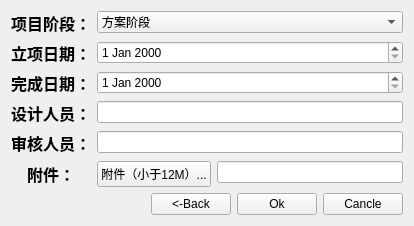
<?xml version="1.0" encoding="UTF-8"?>
<ui version="4.0">
 <class>Form</class>
 <widget class="QWidget" name="Form">
  <property name="geometry">
   <rect>
    <x>0</x>
    <y>0</y>
    <width>414</width>
    <height>214</height>
   </rect>
  </property>
  <property name="windowTitle">
   <string>立项阶段</string>
  </property>
  <layout class="QVBoxLayout" name="verticalLayout">
   <item>
    <layout class="QFormLayout" name="formLayout">
     <property name="labelAlignment">
      <set>Qt::AlignCenter</set>
     </property>
     <property name="formAlignment">
      <set>Qt::AlignCenter</set>
     </property>
     <item row="0" column="0">
      <widget class="QLabel" name="label">
       <property name="sizePolicy">
        <sizepolicy hsizetype="Preferred" vsizetype="Preferred">
         <horstretch>0</horstretch>
         <verstretch>0</verstretch>
        </sizepolicy>
       </property>
       <property name="sizeIncrement">
        <size>
         <width>0</width>
         <height>0</height>
        </size>
       </property>
       <property name="baseSize">
        <size>
         <width>0</width>
         <height>0</height>
        </size>
       </property>
       <property name="font">
        <font>
         <family>Agency FB</family>
         <pointsize>12</pointsize>
         <weight>75</weight>
         <bold>true</bold>
        </font>
       </property>
       <property name="autoFillBackground">
        <bool>false</bool>
       </property>
       <property name="lineWidth">
        <number>1</number>
       </property>
       <property name="text">
        <string>项目阶段：</string>
       </property>
       <property name="alignment">
        <set>Qt::AlignCenter</set>
       </property>
       <property name="buddy">
        <cstring>comboBox</cstring>
       </property>
      </widget>
     </item>
     <item row="0" column="1">
      <widget class="QComboBox" name="comboBox">
       <item>
        <property name="text">
         <string>方案阶段</string>
        </property>
       </item>
       <item>
        <property name="text">
         <string>可研设计阶段</string>
        </property>
       </item>
       <item>
        <property name="text">
         <string>初步设计阶段</string>
        </property>
       </item>
       <item>
        <property name="text">
         <string>施工图阶段</string>
        </property>
       </item>
       <item>
        <property name="text">
         <string>施工阶段</string>
        </property>
       </item>
      </widget>
     </item>
     <item row="1" column="0">
      <widget class="QLabel" name="label_2">
       <property name="sizePolicy">
        <sizepolicy hsizetype="Preferred" vsizetype="Preferred">
         <horstretch>0</horstretch>
         <verstretch>0</verstretch>
        </sizepolicy>
       </property>
       <property name="font">
        <font>
         <family>Agency FB</family>
         <pointsize>12</pointsize>
         <weight>75</weight>
         <bold>true</bold>
        </font>
       </property>
       <property name="autoFillBackground">
        <bool>false</bool>
       </property>
       <property name="text">
        <string>立项日期：</string>
       </property>
       <property name="alignment">
        <set>Qt::AlignCenter</set>
       </property>
       <property name="buddy">
        <cstring>dateEdit</cstring>
       </property>
      </widget>
     </item>
     <item row="1" column="1">
      <widget class="QDateEdit" name="dateEdit"/>
     </item>
     <item row="2" column="0">
      <widget class="QLabel" name="label_3">
       <property name="sizePolicy">
        <sizepolicy hsizetype="Preferred" vsizetype="Preferred">
         <horstretch>0</horstretch>
         <verstretch>0</verstretch>
        </sizepolicy>
       </property>
       <property name="font">
        <font>
         <family>Agency FB</family>
         <pointsize>12</pointsize>
         <weight>75</weight>
         <bold>true</bold>
        </font>
       </property>
       <property name="autoFillBackground">
        <bool>false</bool>
       </property>
       <property name="text">
        <string>完成日期：</string>
       </property>
       <property name="alignment">
        <set>Qt::AlignCenter</set>
       </property>
       <property name="buddy">
        <cstring>dateEdit_2</cstring>
       </property>
      </widget>
     </item>
     <item row="2" column="1">
      <widget class="QDateEdit" name="dateEdit_2"/>
     </item>
     <item row="3" column="0">
      <widget class="QLabel" name="label_4">
       <property name="sizePolicy">
        <sizepolicy hsizetype="Preferred" vsizetype="Preferred">
         <horstretch>0</horstretch>
         <verstretch>0</verstretch>
        </sizepolicy>
       </property>
       <property name="font">
        <font>
         <family>Agency FB</family>
         <pointsize>12</pointsize>
         <weight>75</weight>
         <bold>true</bold>
        </font>
       </property>
       <property name="autoFillBackground">
        <bool>false</bool>
       </property>
       <property name="text">
        <string>设计人员：</string>
       </property>
       <property name="alignment">
        <set>Qt::AlignCenter</set>
       </property>
       <property name="buddy">
        <cstring>lineEdit</cstring>
       </property>
      </widget>
     </item>
     <item row="3" column="1">
      <widget class="QLineEdit" name="lineEdit"/>
     </item>
     <item row="4" column="0">
      <widget class="QLabel" name="label_5">
       <property name="sizePolicy">
        <sizepolicy hsizetype="Preferred" vsizetype="Preferred">
         <horstretch>0</horstretch>
         <verstretch>0</verstretch>
        </sizepolicy>
       </property>
       <property name="font">
        <font>
         <family>Agency FB</family>
         <pointsize>12</pointsize>
         <weight>75</weight>
         <bold>true</bold>
        </font>
       </property>
       <property name="autoFillBackground">
        <bool>false</bool>
       </property>
       <property name="text">
        <string>审核人员：</string>
       </property>
       <property name="alignment">
        <set>Qt::AlignCenter</set>
       </property>
       <property name="buddy">
        <cstring>lineEdit_2</cstring>
       </property>
      </widget>
     </item>
     <item row="4" column="1">
      <widget class="QLineEdit" name="lineEdit_2"/>
     </item>
     <item row="5" column="0">
      <widget class="QLabel" name="label_6">
       <property name="sizePolicy">
        <sizepolicy hsizetype="Preferred" vsizetype="Preferred">
         <horstretch>0</horstretch>
         <verstretch>0</verstretch>
        </sizepolicy>
       </property>
       <property name="font">
        <font>
         <family>Agency FB</family>
         <pointsize>12</pointsize>
         <weight>75</weight>
         <bold>true</bold>
        </font>
       </property>
       <property name="autoFillBackground">
        <bool>false</bool>
       </property>
       <property name="text">
        <string>附件：</string>
       </property>
       <property name="alignment">
        <set>Qt::AlignCenter</set>
       </property>
       <property name="buddy">
        <cstring>pushButton_4</cstring>
       </property>
      </widget>
     </item>
     <item row="5" column="1">
      <layout class="QFormLayout" name="formLayout_3">
       <item row="0" column="0">
        <widget class="QPushButton" name="pushButton_4">
         <property name="text">
          <string>附件（小于12M）...</string>
         </property>
        </widget>
       </item>
       <item row="0" column="1">
        <widget class="QLineEdit" name="lineEdit_3"/>
       </item>
      </layout>
     </item>
    </layout>
   </item>
   <item>
    <spacer name="verticalSpacer">
     <property name="orientation">
      <enum>Qt::Vertical</enum>
     </property>
     <property name="sizeHint" stdset="0">
      <size>
       <width>20</width>
       <height>50</height>
      </size>
     </property>
    </spacer>
   </item>
   <item>
    <layout class="QHBoxLayout" name="horizontalLayout_2">
     <item>
      <spacer name="horizontalSpacer">
       <property name="orientation">
        <enum>Qt::Horizontal</enum>
       </property>
       <property name="sizeHint" stdset="0">
        <size>
         <width>40</width>
         <height>20</height>
        </size>
       </property>
      </spacer>
     </item>
     <item>
      <widget class="QPushButton" name="pushButton_3">
       <property name="text">
        <string>&lt;-Back</string>
       </property>
      </widget>
     </item>
     <item>
      <layout class="QHBoxLayout" name="horizontalLayout">
       <item>
        <widget class="QPushButton" name="pushButton">
         <property name="text">
          <string>Ok</string>
         </property>
        </widget>
       </item>
       <item>
        <widget class="QPushButton" name="pushButton_2">
         <property name="text">
          <string>Cancle</string>
         </property>
        </widget>
       </item>
      </layout>
     </item>
    </layout>
   </item>
  </layout>
 </widget>
 <tabstops>
  <tabstop>comboBox</tabstop>
  <tabstop>dateEdit</tabstop>
  <tabstop>dateEdit_2</tabstop>
  <tabstop>lineEdit</tabstop>
  <tabstop>lineEdit_2</tabstop>
  <tabstop>pushButton_3</tabstop>
  <tabstop>pushButton</tabstop>
  <tabstop>pushButton_2</tabstop>
 </tabstops>
 <resources/>
 <connections>
  <connection>
   <sender>pushButton_2</sender>
   <signal>clicked()</signal>
   <receiver>Form</receiver>
   <slot>close()</slot>
   <hints>
    <hint type="sourcelabel">
     <x>301</x>
     <y>188</y>
    </hint>
    <hint type="destinationlabel">
     <x>341</x>
     <y>207</y>
    </hint>
   </hints>
  </connection>
 </connections>
</ui>
